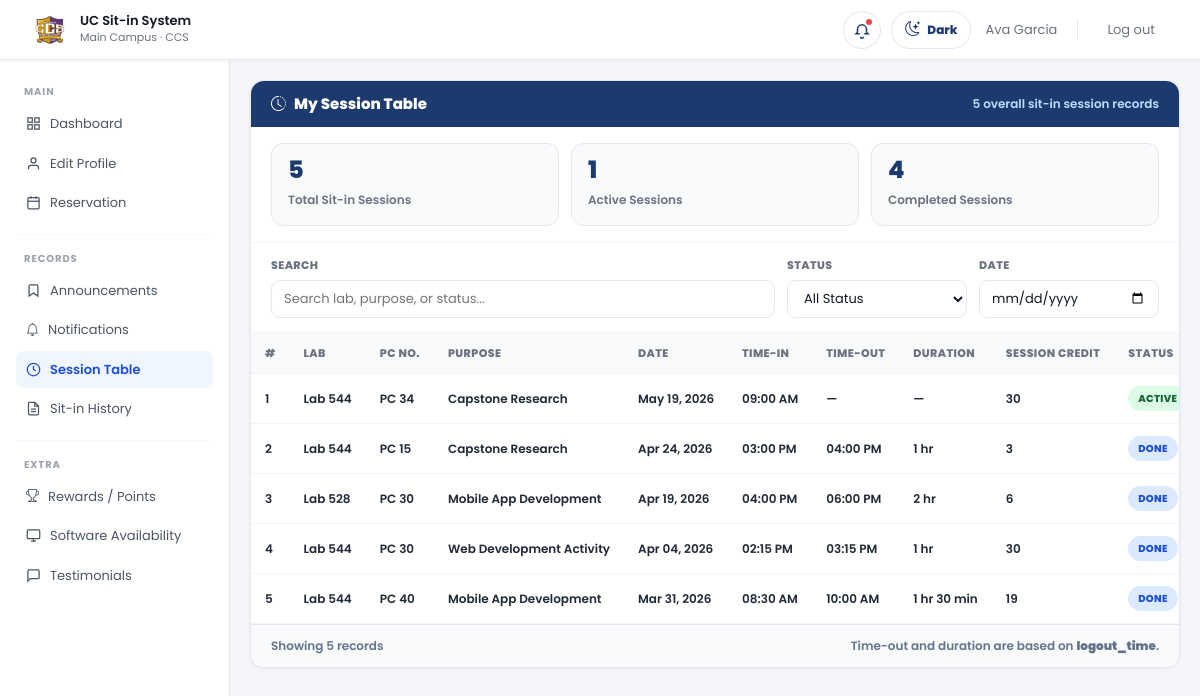
Screenshot of /student_module/session_table.php (signed in) with the database file from the repository.
### tables this page shows
CREATE TABLE IF NOT EXISTS sitin_records (
  id INT AUTO_INCREMENT PRIMARY KEY,

   
  student_id INT NULL,

   
  studentid VARCHAR(50) NOT NULL,
  fullname VARCHAR(180) NOT NULL,

  purpose VARCHAR(150) NOT NULL,
  lab VARCHAR(100) NOT NULL,
  pc_number INT NULL,

   
  session_at_sitin INT DEFAULT NULL,

  login_time DATETIME NOT NULL DEFAULT CURRENT_TIMESTAMP,
  logout_time DATETIME NULL,

  duration_minutes INT NOT NULL DEFAULT 0,

  status ENUM('active','done') NOT NULL DEFAULT 'active',

  created_at DATETIME NOT NULL DEFAULT CURRENT_TIMESTAMP,

  INDEX idx_sitin_student_id (student_id),
  INDEX idx_sitin_studentid (studentid),
  INDEX idx_sitin_status (status),
  INDEX idx_sitin_login_time (login_time),

  CONSTRAINT fk_sitin_student
    FOREIGN KEY (student_id)
    REFERENCES students(id)
    ON DELETE SET NULL
    ON UPDATE CASCADE
);

### controllers/announcements/student_notifications.php (called while the page is built, shortened)
<?php
$student_id = (int)($_SESSION['student_id'] ?? 0);

### student_module/session_table.php (the view, shortened to what this page needs)
<?php
$firstname  = htmlspecialchars($_SESSION['firstname'] ?? '');
$lastname   = htmlspecialchars($_SESSION['lastname'] ?? '');
require_once '../controllers/announcements/student_notifications.php';
$table_columns = [];
$column_result = $conn->query("SHOW COLUMNS FROM sitin_records");
if ($column_result) {
    while ($col = $column_result->fetch_assoc()) {
        $table_columns[] = $col['Field'];
    }
}
$timeout_column = null;
foreach (['logout_time', 'time_out', 'end_time', 'ended_at', 'updated_at'] as $possible_column) {
    if (in_array($possible_column, $table_columns, true)) {
        $timeout_column = $possible_column;
        break;
    }
}
$timeout_select = $timeout_column ? ", $timeout_column AS time_out" : ", NULL AS time_out";
$pc_column_select = in_array('pc_number', $table_columns, true) ? ', pc_number' : ', NULL AS pc_number';
$sessions = [];
$stmt = $conn->prepare("
    SELECT id, purpose, lab, login_time, status, session_at_sitin
           $pc_column_select
           $timeout_select
    FROM sitin_records
    WHERE student_id = ?
    ORDER BY login_time DESC
");
$stmt->bind_param('i', $student_id);
$stmt->execute();
$result = $stmt->get_result();
while ($row = $result->fetch_assoc()) {
    $sessions[] = $row;
}
function formatDateLabel($datetime) {
    return date('M d, Y', strtotime($datetime));
}
function formatTimeLabel($datetime) {
    return date('h:i A', strtotime($datetime));
}
function formatDurationLabel($startDatetime, $endDatetime) {
    if (!$startDatetime || !$endDatetime) return '—';
    $start = strtotime($startDatetime);
    $end   = strtotime($endDatetime);
    $minutes = max(0, (int)(($end - $start) / 60));
    $hours = intdiv($minutes, 60);
    $mins = $minutes % 60;
    if ($hours > 0 && $mins > 0) {
        return $hours . ' hr ' . $mins . ' min';
    }
    if ($hours > 0) {
        return $hours . ' hr';
    }
    return $mins . ' min';
}
function statusLabel($status) {
    $status = strtolower(trim($status ?? ''));
    if ($status === 'active') {
        return 'active';
    }
    if ($status === 'done') {
        return 'done';
    }
    return $status ?: 'unknown';
}
$done_count = 0;
$active_count = 0;
foreach ($sessions as $s) {
    if (($s['status'] ?? '') === 'active') {
        $active_count++;
    }
    if (($s['status'] ?? '') === 'done') {
        $done_count++;
    }
}
?>
<!DOCTYPE html>
<html lang="en">
<head>
  <link rel="stylesheet" href="https://cdn.jsdelivr.net/npm/bootstrap@5.3.3/dist/css/bootstrap.min.css">
  <link rel="stylesheet" href="../assets/css/style.css">
  <link rel="stylesheet" href="../assets/css/student.css">
  <link rel="stylesheet" href="https://cdn.jsdelivr.net/npm/bootstrap-icons@1.11.3/font/bootstrap-icons.css">
</head>
<body class="student-session-table-page student-dashboard-page">
  <nav class="uc-nav">
    <a class="nav-brand" href="student_dashboard.php">
      <img src="../assets/images/ccsmainlog_nobg.png" alt="UC CCS Logo" class="nav-logo">
      <div>
        <div class="nav-title">UC Sit-in System</div>
        <div class="nav-sub">Main Campus · CCS</div>
      </div>
    </a>
    <div class="nav-links" id="navLinks">
      <div class="notif-dropdown" id="notifDropdown">
        <button type="button" class="notif-bell-btn" id="notifBellBtn" aria-label="Notifications">
          <svg viewBox="0 0 24 24" fill="none" stroke="currentColor" stroke-width="2">
            <path d="M15 17h5l-1.4-1.4A2 2 0 0 1 18 14.2V11a6 6 0 1 0-12 0v3.2a2 2 0 0 1-.6 1.4L4 17h5"></path>
            <path d="M10 21a2 2 0 0 0 4 0"></path>
          </svg>
          <span class="notif-dot" id="notifDot"></span>
        </button>
      </div>
      <button type="button" class="dark-toggle" id="darkModeToggle" onclick="toggleDarkMode()" aria-label="Toggle dark mode" aria-pressed="false">
      </button>
      <span style="font-size:13px; color:#6b7280; padding:0 4px;">
        <?= $firstname . ' ' . $lastname ?>
      </span>
      <a class="nav-link" href="../controllers/auth/logout.php">Log out</a>
    </div>
  </nav>
  <div class="admin-layout">
    <?php require __DIR__ . '/../includes/student_sidebar.php'; ?>
    <main class="admin-main">
      <section class="session-card">
        <div class="session-header">
          <h4><i class="bi bi-clock-history"></i> My Session Table</h4>
          <span><?= count($sessions) ?> overall sit-in session records</span>
        </div>
        <div class="session-summary">
          <div class="summary-box">
            <strong><?= count($sessions) ?></strong>
            <span>Total Sit-in Sessions</span>
          </div>
          <div class="summary-box">
            <strong><?= $active_count ?></strong>
            <span>Active Sessions</span>
          </div>
          <div class="summary-box">
            <strong><?= $done_count ?></strong>
            <span>Completed Sessions</span>
          </div>
        </div>
        <div class="session-toolbar">
          <div class="filter-field">
            <label for="searchInput">Search</label>
            <input class="filter-control" type="text" id="searchInput" placeholder="Search lab, purpose, or status..." oninput="filterRows()">
          </div>
          <div class="filter-field">
            <label for="statusFilter">Status</label>
            <select class="filter-control" id="statusFilter" onchange="filterRows()">
              <option value="all">All Status</option>
            </select>
          </div>
          <div class="filter-field">
            <label for="dateFilter">Date</label>
            <input class="filter-control" type="date" id="dateFilter" onchange="filterRows()">
          </div>
        </div>
        <div class="table-wrap">
          <table class="session-table" id="sessionTable">
            <thead>
              <tr>
                <th>#</th>
                <th>Lab</th>
                <th>PC No.</th>
                <th>Purpose</th>
                <th>Date</th>
                <th>Time-In</th>
                <th>Time-Out</th>
                <th>Duration</th>
                <th>Session Credit</th>
                <th>Status</th>
              </tr>
            </thead>
            <tbody id="sessionBody">
              <?php if (empty($sessions)): ?>
                <tr class="empty-default">
                  <td colspan="10" class="empty-row">No sit-in session records found.</td>
                </tr>
              <?php else: ?>
                <?php foreach ($sessions as $i => $s): ?>
                  <?php
                    $computed = statusLabel($s['status']);
                    $dateFilter = $s['login_time'] ? date('Y-m-d', strtotime($s['login_time'])) : '';
                    $duration = formatDurationLabel($s['login_time'], $s['time_out']);
                    $searchText = strtolower(
                        ($s['lab'] ?? '') . ' ' .
                        ($s['purpose'] ?? '') . ' ' .
                        $computed
                    );
                  ?>
                  <tr
                    data-search="<?= htmlspecialchars($searchText) ?>"
                    data-status="<?= htmlspecialchars($computed) ?>"
                    data-date="<?= htmlspecialchars($dateFilter) ?>"
                  >
                    <td><?= $i + 1 ?></td>
                    <td><?= htmlspecialchars($s['lab'] ?? '—') ?></td>
                    <td><?= !empty($s['pc_number']) ? 'PC ' . htmlspecialchars($s['pc_number']) : '—' ?></td>
                    <td><?= htmlspecialchars($s['purpose'] ?? '—') ?></td>
                    <td><?= formatDateLabel($s['login_time']) ?></td>
                    <td><?= formatTimeLabel($s['login_time']) ?></td>
                    <td><?= $s['time_out'] ? formatTimeLabel($s['time_out']) : '—' ?></td>
                    <td><?= htmlspecialchars($duration) ?></td>
                    <td><?= ($s['session_at_sitin'] !== null && $s['session_at_sitin'] !== '' && (int)$s['session_at_sitin'] > 0) ? htmlspecialchars($s['session_at_sitin']) : '—' ?></td>
                    <td>
                      <span class="status-pill status-<?= htmlspecialchars($computed) ?>">
                        <?= htmlspecialchars($computed) ?>
                      </span>
                    </td>
                  </tr>
                <?php endforeach; ?>
              <?php endif; ?>
            </tbody>
          </table>
        </div>
        <div class="session-footer">
          <span id="rowCountLabel">Showing <?= count($sessions) ?> records</span>
          <span>
            <?php if ($timeout_column): ?>
              Time-out and duration are based on <strong><?= htmlspecialchars($timeout_column) ?></strong>.
            <?php else: ?>
              Time-out and duration will show once a time-out column is added to sit-in records.
            <?php endif; ?>
          </span>
        </div>
      </section>
    </main>
  </div>
</body>
</html>

### assets/css/style.css (style rules this page uses)
*, *::before, *::after { box-sizing: border-box; margin: 0; padding: 0; }
body { font-family: 'Poppins', sans-serif; background: #eef0f5; color: #111827; min-height: 100vh; }
.uc-nav { background: #ffffff; border-bottom: 1px solid #e5e7eb; padding: 0 2rem; display: flex; align-items: center; justify-content: space-between; height: 60px; position: sticky; top: 0; z-index: 100; box-shadow: 0 1px 4px rgba(0,0,0,0.06); }
.nav-brand { display: flex; align-items: center; gap: 12px; text-decoration: none; }
.nav-logo { width: 36px; height: 36px; border-radius: 9px; object-fit: contain; flex-shrink: 0; }
.nav-title { font-size: 13px; font-weight: 600; color: #111827; line-height: 1.2; }
.nav-sub { font-size: 11px; color: #6b7280; }
.nav-links { display: flex; align-items: center; gap: 10px; }
.nav-link { padding: 7px 13px; border-radius: 8px; font-size: 13px; color: #6b7280; cursor: pointer; transition: all 0.15s; border: none; background: transparent; font-family: 'Poppins', sans-serif; text-decoration: none; display: inline-block; }
.admin-layout { display: flex; min-height: calc(100vh - 60px); }
.admin-main { flex: 1; padding: 2rem; overflow-y: auto; background: #f5f6fa; }

### rows the page displays
sitin_records: lab "Lab 544", pc_number "34", purpose "Capstone Research", login_time "May 19, 2026", login_time "09:00 AM", duration "—", session_at_sitin "30", status "ACTIVE"
sitin_records: lab "Lab 544", pc_number "15", purpose "Capstone Research", login_time "Apr 24, 2026", login_time "03:00 PM", logout_time "04:00 PM", duration "1 hr", session_at_sitin "3", status "DONE"
sitin_records: lab "Lab 528", pc_number "30", purpose "Mobile App Development", login_time "Apr 19, 2026", login_time "04:00 PM", logout_time "06:00 PM", duration "2 hr", session_at_sitin "6", status "DONE"
sitin_records: lab "Lab 544", pc_number "30", purpose "Web Development Activity", login_time "Apr 04, 2026", login_time "02:15 PM", logout_time "03:15 PM", duration "1 hr", session_at_sitin "30", status "DONE"
sitin_records: lab "Lab 544", pc_number "40", purpose "Mobile App Development", login_time "Mar 31, 2026", login_time "08:30 AM", logout_time "10:00 AM", duration "1 hr 30 min", session_at_sitin "19", status "DONE"

### other values shown
$firstname "Ava"
$lastname "Garcia"
count($sessions) "5"
$active_count "1"
$done_count "4"
$timeout_column "logout_time"
